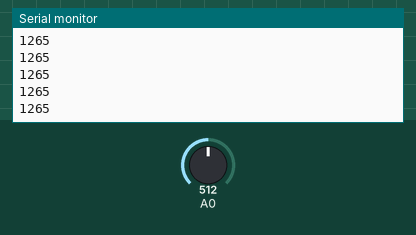
Bench run of a sketch on a simulated Arduino Uno, built with avr-gcc and run on an emulated ATmega328P. Parts: the last lines printed to the serial monitor. Inputs (shaded band) come from the test bench; at power-on: A0 = 512.

Above: at 1.2 s.
1.3 s: A0 set to 716
At 1.56 s:
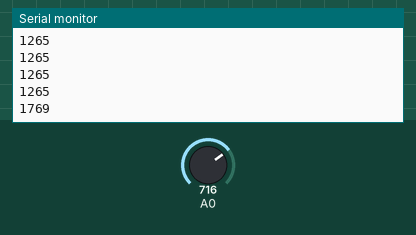
2.8 s: A0 set to 900
At 2.96 s:
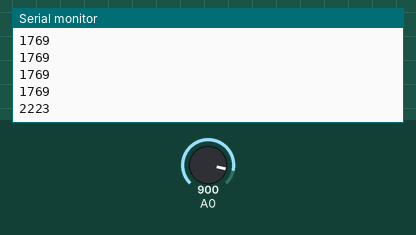
Timing chart, 0 to 5.8 s (numbered marks = the images above; inputs shaded):
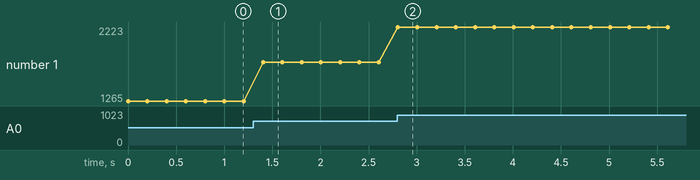

The sketch:

terrific_tumelo_curcan1.ino
```cpp
void setup()
{
  Serial.begin(9600);
}
void loop()
{
  int y=analogRead(A0);
  int t=map(y,0,1032,0,2550);
  Serial.println(t);
  delay(200);
}
```

Measured:
- after the input at 1.3 s, the serial monitor: prints a new line after 0.10 s (image 1)
- after the input at 2.8 s, the serial monitor: prints a new line at once (image 2)
- plotted number 1: 1265 → 1769 after the input at 1.3 s, 1769 → 2223 after the input at 2.8 s
